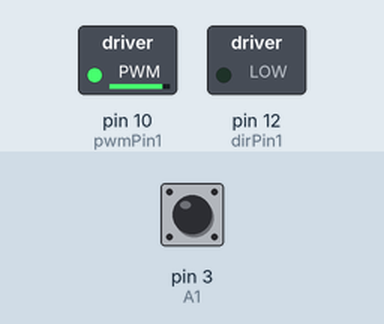
Simulated run of this sketch. Board: Arduino Uno, built with avr-gcc and run on an emulated ATmega328P. On the bench: switched loads named in the sketch (green lamp = pin HIGH). The inputs (shaded band) are chosen by the test bench; at power-on: pin 3 (A1) HIGH. What the sketch prints to the serial monitor is not drawn.

Above: at 0.1 s.
Timing chart, 0 to 1.6 s (numbered marks = the images above):
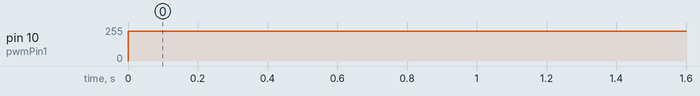

The sketch:

velocity_rpm_check.ino
```cpp
//motor-1
#define A1 3
#define B1 6
#define pwmPin1 10
#define dirPin1 12
int interval =1000 ;
long pM=0.0;

volatile long posi ;
volatile long x ;
int cpr= 33300 ;
int cpr_meter = 2356;

 int pwm =225;
 float rpm = 0.00;
 float vel=0.00;
 float vel1, vel2, vel3 ,vel21,vel22;
 float rpm2,rpm3 ;

 float w=0.00;

  float d=0.10;
  float r=0.035;


long prevT=0.00;
int posPrev=0;

//======================================= ===============================================

void setup() {
  // put your setup code here, to run once:
Serial.begin(2000000);
//
  pinMode(dirPin1, OUTPUT);
  pinMode(pwmPin1, OUTPUT);

  pinMode(A1,INPUT_PULLUP);
  pinMode(B1,INPUT_PULLUP);

 attachInterrupt(digitalPinToInterrupt(A1),Funct1,RISING);

}

//======================================= ===============================================

void loop() {

  int pos_1 = 0;

  noInterrupts(); // disable interrupts temporarily while reading
  pos_1 = posi;

  interrupts(); // turn interrupts back on


  long currT = micros();
  float deltaT = ((float) (currT-prevT))/1.0e6;
  vel = (pos_1 - posPrev)/deltaT; // encoder counnts per second

  posPrev = pos_1;

  prevT = currT;

  rpm =(float) ((vel * 7.00*60.00)/( 2.00* 22.00* r));  //vel in cps not mps
  vel1 = (float) ((rpm * 2.00* 22.00* r)/( 7.00*60.00));
  //----------------------------------------------------------------------


  long cM = millis();
  if (cM - pM > interval) {
    pM = cM;
    rpm2 =   (float) ((x *60.00)/( cpr));
    vel21 =  (float) (x /( cpr_meter));
   x=0;
  vel22 = (float) ((rpm2 * 2.00* 22.00* r)/( 7.00*60.00));

  }

  //------------------------------------------------------------------------
  rpm3= (float)((vel/cpr)*60.0);
  vel3 = (float) ((rpm3 * 2.00* 22.00* r)/( 7.00*60.00));
  //====---------------------------------------------------------------------

  int dir1=0;

  digitalWrite(dirPin1,dir1);
  analogWrite(pwmPin1,pwm);

 Serial.print("pwm = ");
 Serial.println(pwm);


 Serial.print("vel = ");
 Serial.print(vel);
 Serial.print("\t");
 Serial.print("rpm = ");
 Serial.print(rpm);
 Serial.print("\t");
 Serial.print("vel1 = ");
 Serial.println(vel1);


 Serial.print("vel21 = ");
 Serial.print(vel21);
 Serial.print("\t");

 Serial.print("vel22 = ");
 Serial.println(vel22);
 Serial.print("\t");
 Serial.print("rpm2 = ");
 Serial.println(rpm2);

 Serial.print("vel3 = ");
 Serial.print(vel3);
 Serial.print("\t");
 Serial.print("rpm3 = ");
 Serial.println(rpm3);
 delay(500);
 }
//======================================= ===============================================

void Funct1(){
  // Read encoder B when ENCA rises
  int b1 = digitalRead(B1);
  int increment_1 = 0;
  if(b1>0){
    // If B is high, increment forward
    increment_1 = 1;
  }
  else{
    // Otherwise, increment backward
    increment_1 = -1;
  }
  posi = posi + increment_1;

  x = x+ increment_1;

}
```

Measured:
- by itself, pin 10 (pwmPin1): 0/255 → 225/255 at 0.00 s
